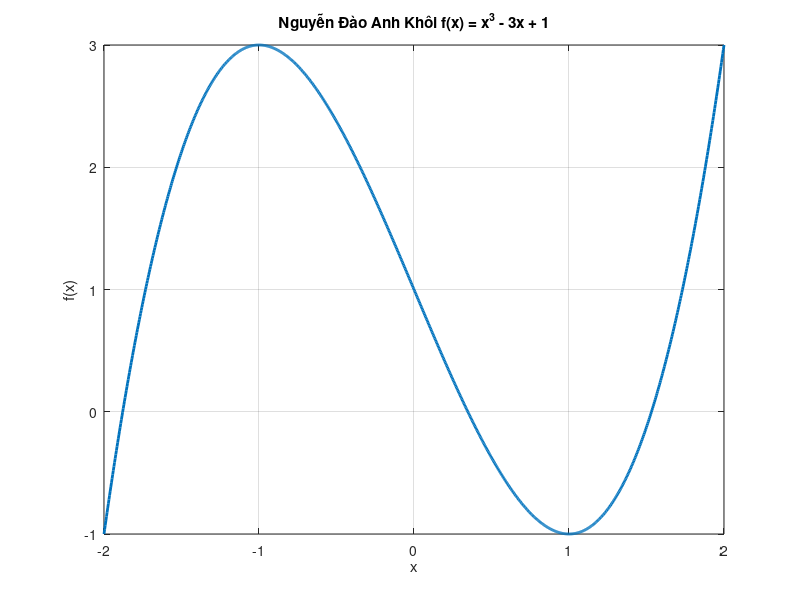

This chart was generated by the following MATLAB code:
clc

% Define the function
function y = f(x)
    y = x.^3 - 3*x + 1;
end

% Generate x values within the interval
x_values = linspace(-2, 2, 1000);

% Calculate corresponding y values
y_values = f(x_values);

% Plot the function
plot(x_values, y_values, 'LineWidth', 2);
grid on;
title('Nguyễn Đào Anh Khôi f(x) = x^3 - 3x + 1');
xlabel('x');
ylabel('f(x)');
